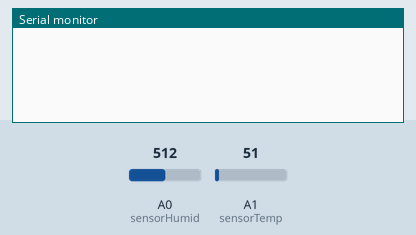
A sketch run on a simulated Arduino Uno, built with avr-gcc and run on an emulated ATmega328P. Shown: the last lines printed to the serial monitor. The test bench sets the inputs (shaded band); at power-on: A0 (sensorHumid) = 512, A1 (sensorTemp) = 51.

Above: at 1.2 s.
1.3 s: A0 (sensorHumid) set to 1012
At 2.4 s:
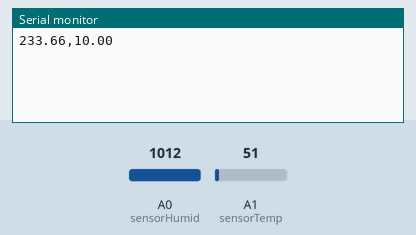
8.5 s: A0 (sensorHumid) set to 1023
At 12.9 s:
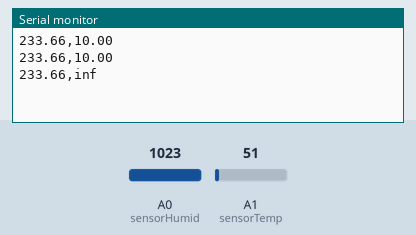

Measured:
- the behaviour switches between 1022 and 1023 on A0 (sensorHumid) (found by bisection; images 1 and 2)
- after the input at 8.5 s, the serial monitor: prints a new line after 3.5 s (image 2)

The sketch:

SulautetunProjekti_v5.ino
```cpp
int sensorTemp = A1;
int sensorHumid = A0;

float calibTemp[8] = {-10,0,10,20,25,30,40,50}; //lämpötila-taulukko
float calibResist[8] = {747,815,886,961,1000,1040,1122,1209}; //lämpötila-vastukset
float calibVolt[8] = {2.862049227, 2.754820937, 2.651113468, 2.549719531, 2.5, 2.450980392, 2.356267672, 2.263467632}; //Vin 5V
float calibHumidTemp[6] = {10,15,20,25,30,35}; //kosteus-lämpötila-taulukko
float calibHumidPercent[10] = {20,25,30,35,40,45,50,55,60,65}; //kosteusprosentti-taulukko
float calibHumid[10][6] ={ //kosteusmittarin vastus-taulukko
{30000,21000,13500,9800,8000,6300},
{16000,10500,6700,4803,3900,3100},
{7200,5100,3300,2500,2000,1500},
{3200,2350,1800,1300,980,750},
{1400,1050,840,630,470,385},
{386,287,216,166,131,104},
{211,159,123,95,77,63},
{118,91,70,55,44,38},
{64,51,40,31,25,21},
{38,31,25,20,17,13}
};
float combinedHumid[10]; //yhdistetty taulukko painotetulle keskiarvolle lämpötilasta kosteusmittausta varten

float tempAvg;
float x1,x2,y1,y2,kulmakerroin,B;
float temperature,humidity;

float humResistor = 1000; //kosteusmittarin-vastus kohm, eli 1Mohm

void setup() {
  Serial.begin(9600);
}

void loop() {
  temperature = tempAverage(); //ensin lasketaan lämpötila
  humidity = humidityCalc();  //lasketaan kosteusmittarin vastus
  float humidResult = measureHumidity(temperature, humidity); //lämpötilan ja kosteumittarin vastuksen perusteella lasketaan kosteusprosentti
  Serial.print(temperature, 2);
  Serial.print(",");
  Serial.println(humidResult);
  delay(3000);
}

//kosteusmittarin vastus
float humidityCalc(){
  float humidInput = analogRead(sensorHumid);
  float humVolt = (humidInput  * 5 / 1023);
  float humCur = (5 - humVolt) / humResistor;
  float humOhm = humVolt / humCur;
  return humOhm;
}

//lasketaan kosteusprosentti
float measureHumidity(float temp, float humOhm){
  float tableTemp = 0;
  int i = 0;
  do {
    tableTemp = calibHumidTemp[i];
    i = i + 1;
  } while (tableTemp < temp);
  i = i-1; //kumotaan viimeisin muutos i-muuttujaan

  //luodaan keskivertotaulukko
  for (int j = 0; j < 10; j = j+1){
    float weighedAverage = ((tableTemp-temp)/5*calibHumid[j][i-1]) + ((temp-calibHumidTemp[i-1])/5*calibHumid[j][i]);
    combinedHumid[j] = weighedAverage;
  }
  float tableHum = 0;
  int k = 0;
  do {
    tableHum = combinedHumid[k];
    k = k + 1;
  } while (humOhm < tableHum);
  x1 = combinedHumid[k - 1];
  x2 = combinedHumid[k];
  y1 = calibHumidPercent[k - 1];
  y2 = calibHumidPercent[k];
  kulmakerroin = (y2-y1)/(x2-x1);
  B = y1 - kulmakerroin * x1;
  float humidResult = kulmakerroin * humOhm + B;
  return humidResult;
}

//Lasketaan lämpötila 20 kertaa 0,1s välein ja palautetaan keskiarvo
float tempAverage(){
    tempAvg = 0;
    for (int i = 0; i < 20; i = i +1){
      tempAvg = tempAvg + measureTemperature();
      delay(100);
    }
    return (tempAvg / 20);
}

//Lämpötilan laskenta volttimäärän ja taulukon avulla
float measureTemperature(){
  float sensorValue = analogRead(sensorTemp);
  float voltage = sensorValue * (5.0 / 1023.0);
  float tableVolt = 0;
  int i = 0;
  do{
    tableVolt = calibVolt[i];
    i = i + 1;
  } while (tableVolt < voltage);
  x1 = calibVolt[i -1];
  x2 = calibVolt[i];
  y1 = calibTemp[i -1];
  y2 = calibTemp[i];
  kulmakerroin = (y2-y1)/(x2-x1);
  B = y1 - kulmakerroin * x1;
  float tempResult = kulmakerroin * voltage + B;
  return tempResult;
}
```
